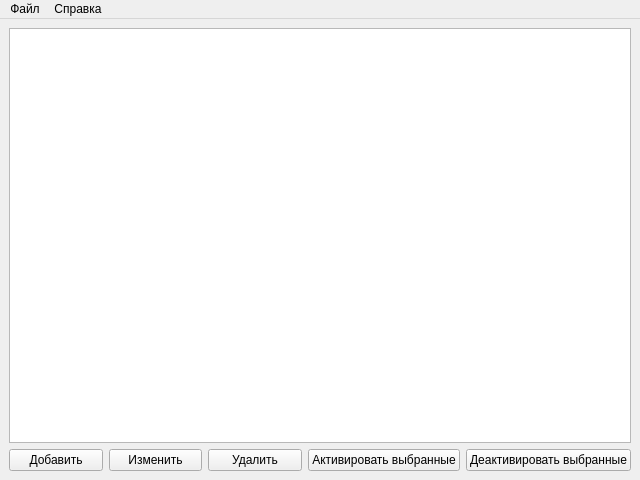
<?xml version="1.0" encoding="UTF-8"?>
<ui version="4.0">
 <class>MainWindow</class>
 <widget class="QMainWindow" name="MainWindow">
  <property name="enabled">
   <bool>true</bool>
  </property>
  <property name="geometry">
   <rect>
    <x>0</x>
    <y>0</y>
    <width>640</width>
    <height>480</height>
   </rect>
  </property>
  <property name="windowTitle">
   <string>MainWindow</string>
  </property>
  <widget class="QWidget" name="centralwidget">
   <layout class="QVBoxLayout" name="verticalLayout">
    <item>
     <widget class="QTableView" name="table_view">
      <property name="mouseTracking">
       <bool>false</bool>
      </property>
      <property name="editTriggers">
       <set>QAbstractItemView::AllEditTriggers</set>
      </property>
      <property name="dragEnabled">
       <bool>false</bool>
      </property>
      <property name="selectionMode">
       <enum>QAbstractItemView::SingleSelection</enum>
      </property>
      <property name="selectionBehavior">
       <enum>QAbstractItemView::SelectRows</enum>
      </property>
     </widget>
    </item>
    <item>
     <layout class="QHBoxLayout" name="horizontalLayout">
      <item>
       <widget class="QPushButton" name="addButton">
        <property name="text">
         <string>Добавить</string>
        </property>
       </widget>
      </item>
      <item>
       <widget class="QPushButton" name="editButton">
        <property name="text">
         <string>Изменить</string>
        </property>
       </widget>
      </item>
      <item>
       <widget class="QPushButton" name="deleteButton">
        <property name="text">
         <string>Удалить</string>
        </property>
       </widget>
      </item>
      <item>
       <widget class="QPushButton" name="activateButton">
        <property name="text">
         <string>Активировать выбранные</string>
        </property>
       </widget>
      </item>
      <item>
       <widget class="QPushButton" name="deactivateButton">
        <property name="text">
         <string>Деактивировать выбранные</string>
        </property>
       </widget>
      </item>
     </layout>
    </item>
   </layout>
  </widget>
  <widget class="QMenuBar" name="menubar">
   <property name="geometry">
    <rect>
     <x>0</x>
     <y>0</y>
     <width>640</width>
     <height>22</height>
    </rect>
   </property>
   <widget class="QMenu" name="menu">
    <property name="title">
     <string>Файл</string>
    </property>
    <addaction name="action"/>
    <addaction name="action_2"/>
    <addaction name="separator"/>
    <addaction name="action_5"/>
   </widget>
   <widget class="QMenu" name="menu_2">
    <property name="title">
     <string>Справка</string>
    </property>
    <addaction name="action_6"/>
   </widget>
   <addaction name="menu"/>
   <addaction name="menu_2"/>
  </widget>
  <action name="action">
   <property name="text">
    <string>Сохранить</string>
   </property>
  </action>
  <action name="action_2">
   <property name="text">
    <string>Загрузить</string>
   </property>
  </action>
  <action name="action_3">
   <property name="text">
    <string>Выход</string>
   </property>
  </action>
  <action name="action_5">
   <property name="text">
    <string>Выход</string>
   </property>
  </action>
  <action name="action_6">
   <property name="text">
    <string>О программе</string>
   </property>
  </action>
 </widget>
 <resources/>
 <connections/>
</ui>
